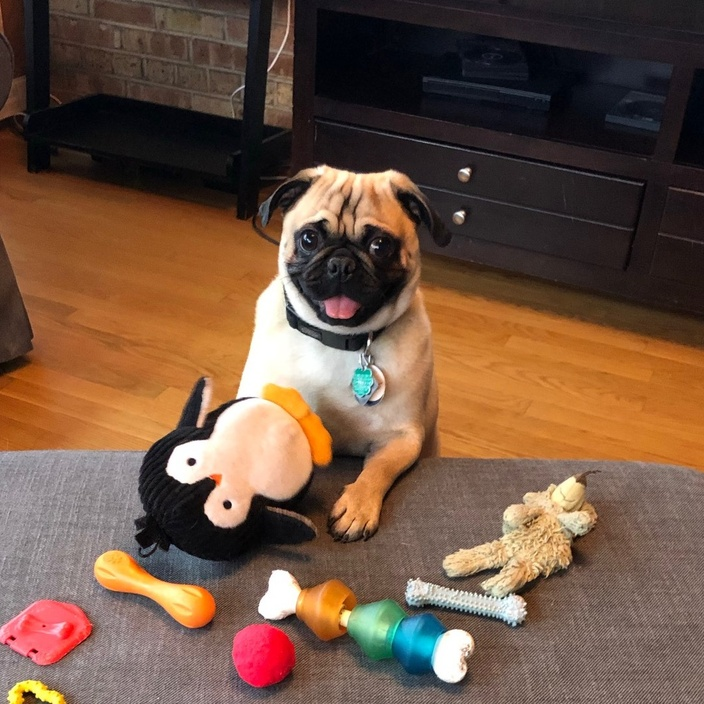
#> input picture data/mav.JPG, 704 x 704 px, shrunk from 1081 x 1081 before the run, found by its file name
$ jupyter execute --allow-errors CS445_Proj1_Starter.ipynb   (shell and % lines are left out)
#> lines starting #> are read from the running program, lines starting #| are printed output that depends on the picture
# Programming Project #1: Hybrid Images

## CS445: Computational Photography

### Part I: Hybrid Images

[cell 1]
import cv2

import numpy as np
from matplotlib.colors import LogNorm
from scipy import signal

# modify to where you store your project data including utils.py
datadir = "C:/Users/jackt/Desktop/CS445/cs445hybrid/data/"

# utilfn = datadir + "utils.py"
# !cp "$utilfn" .
import utils

[cell 2]
# switch from notebook to inline if using colab or otherwise cannot use interactive display)
import matplotlib.pyplot as plt

[cell 3]
im1_file = datadir + 'mav.jpg'
im2_file = datadir + 'wolf.jpg'

im1 = np.float32(cv2.imread(im1_file, cv2.IMREAD_GRAYSCALE) / 255.0)
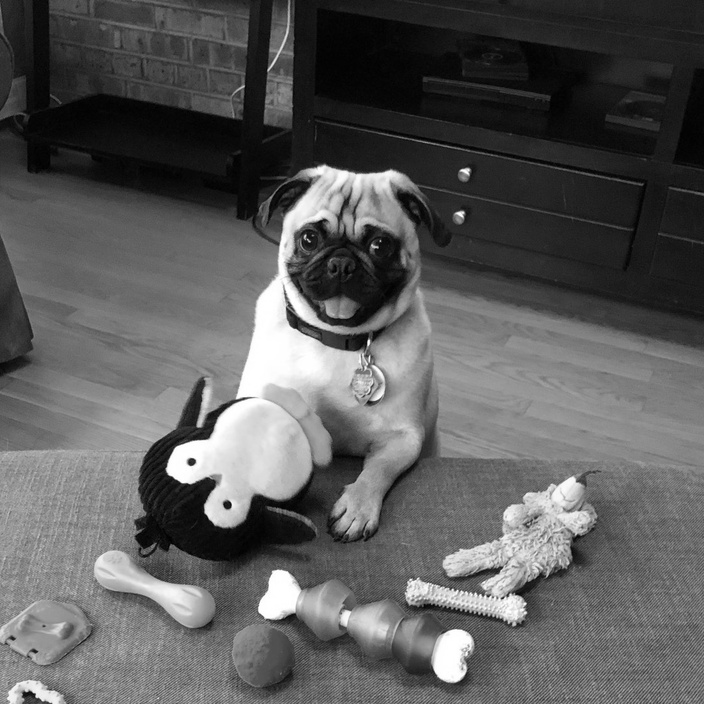
#> im1: shape (704, 704) float32; min 0, max 1, mean 0.359
im2 = np.float32(cv2.imread(im2_file, cv2.IMREAD_GRAYSCALE) / 255.0)
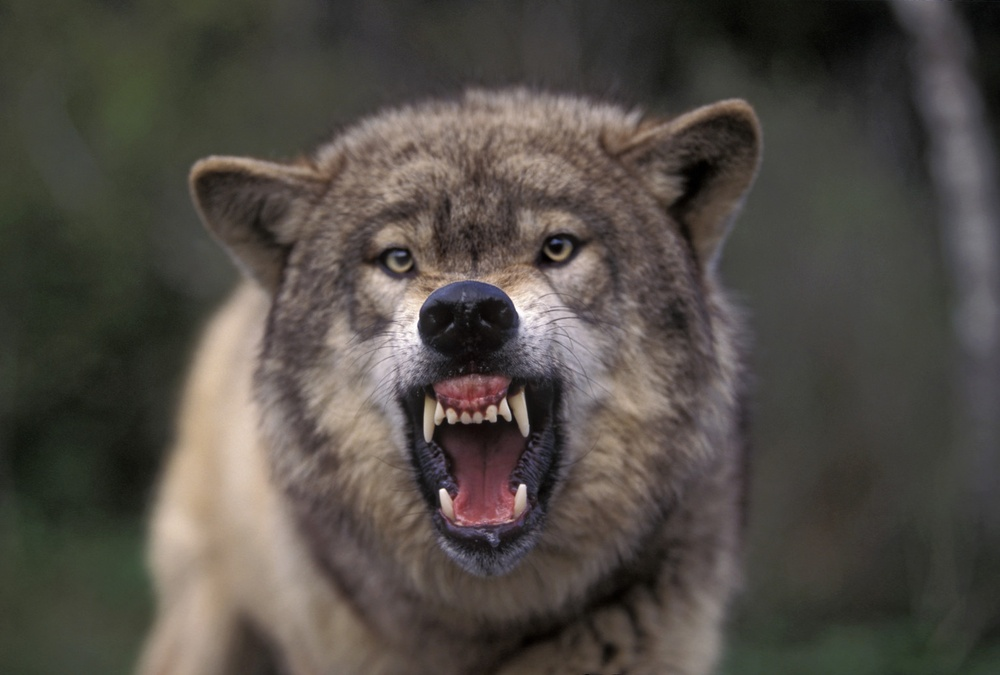
#> input picture data/wolf.jpg, 1000 x 675 px, shrunk from 1536 x 1037 before the run, found by its file name
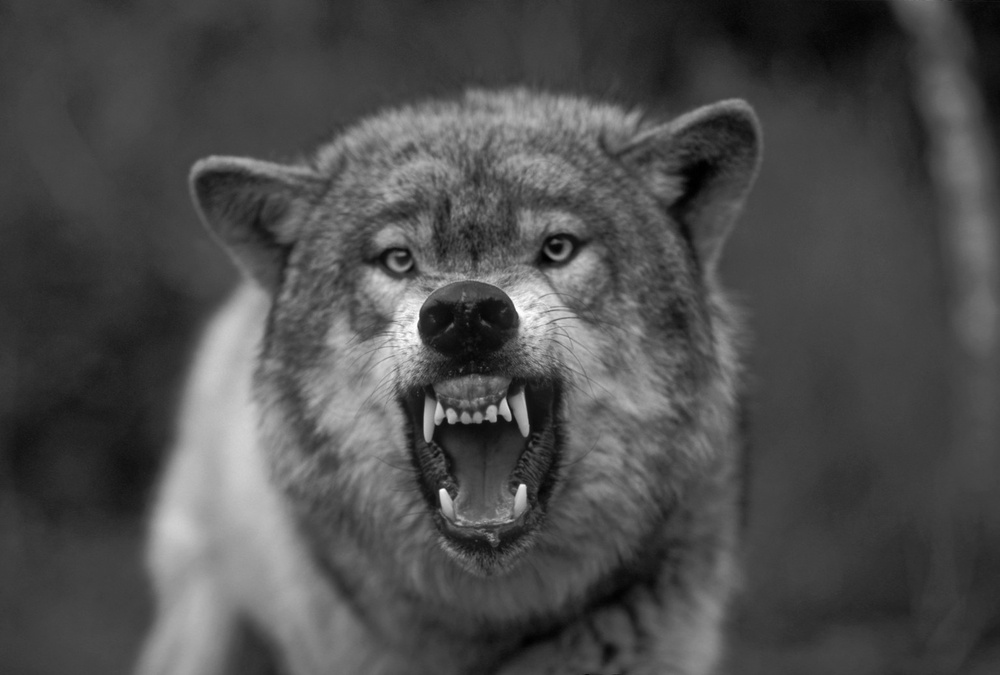
#> im2: shape (675, 1000) float32; min 0, max 1, mean 0.301

#> (a cell that did not finish here is left out)

#> (a cell that did not finish here is left out)

#> (a cell that did not finish here is left out)

#> (a cell that did not finish here is left out)

[cell 8]
#Images sanity check
fig, axes = plt.subplots(1, 2)
axes[0].imshow(im1,cmap='gray')
axes[0].set_title('Image 1'), axes[0].set_xticks([]), axes[0].set_yticks([])
axes[1].imshow(im2,cmap='gray')
axes[1].set_title('Image 2'), axes[1].set_xticks([]), axes[1].set_yticks([]);
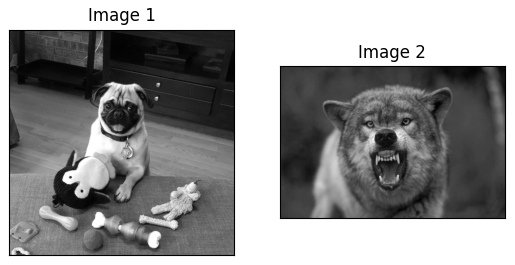
#> figure drawn by matplotlib, 2 panels

[cell 9]
def hybridImage(im1, im2, sigma_low, sigma_high):
    '''
    Inputs:
        im1:    RGB (height x width x 3) or a grayscale (height x width) image
                as a numpy array.
        im2:    RGB (height x width x 3) or a grayscale (height x width) image
                as a numpy array.
        sigma_low: standard deviation for the low-pass filter
        sigma_high: standard deviation for the high-pass filter

    Output:
        Return the combination of both images, one filtered with a low-pass filter
        and the other with a high-pass filter.
    '''
#> called with sigma_low = 2, sigma_high = 10
    is_rgb = (im1.shape == 3)  #TODO B&W handle this case
#> is_rgb = False

    # Create Gaussian kernel for low frequency filtering
    kernel_half_size = 3*sigma_low
    kernel = utils.gaussian_kernel(sigma_low, kernel_half_size)

    # Apply low filter to first image
    fim1 = cv2.filter2D(im1, -1, kernel)

    # Create kernel for high frequency filtering
    kernel_half_size = 3*sigma_high
    kernel = -1*utils.gaussian_kernel(sigma_high, kernel_half_size)
    kernel[kernel_half_size,kernel_half_size] += 1

    # Apply high filter to second image
    fim2 = cv2.filter2D(im2,-1,kernel)

    # Combine the images into one
    hybrid = fim1+fim2
    hybrid /= 2

    return hybrid #, fim1, fim2

[cell 10]
sigma_low = 2 # choose parameters that work for your images
sigma_high = 10

#> (the rest of this cell did not finish here and is left out)

#> (a cell that did not finish here is left out)

### Part II: Image Enhancement

##### Two out of three types of image enhancement are required.  Choose a good image to showcase each type and implement a method.  This code doesn't rely on the hybrid image part.

#### Contrast enhancement

[cell 12]

path = "C:/Users/jackt/Desktop/CS445/cs445hybrid/data/plate.jpg"
im = cv2.imread(path, cv2.IMREAD_COLOR)
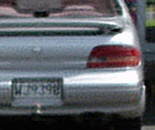
#> input picture data/plate.jpg, 155 x 130 px, shrunk from 238 x 200 before the run, found by its file name
#> im is the input picture: shape (130, 155, 3); mean B, G, R 103, 97.3, 94.5
im = im[:,:,::-1]

[cell 13]
def enhance_contrast(im, sigma):
    '''
    Contrast enhancement using Laplacian filtering
    '''
    # Create Laplacian kernel for filtering
    khs = 3*sigma
    kernel = -1 * utils.gaussian_kernel(sigma, khs)
    kernel[khs,khs] += 2

    # Apply filter to image
    fim = cv2.filter2D(im, -1, kernel)
    return fim

#> (a cell that did not finish here is left out)

[cell 15]
plt.imshow(im)

#> (a cell that did not finish here is left out)

#### Color enhancement

[cell 17]
def enhance_color(im, delta_s, delta_v):
    '''
    Color enhancement in HSV image im

    Increase S and V channels while staying in 0-255 range
    '''
    if delta_s < 1:
        delta_s = 1
    if delta_v < 1:
        delta_v = 1
    cim = im.copy()
    cim[:,:,1] = 255 - (255 - cim[:,:,1]) // delta_s
    cim[:,:,2] = 255 - (255 - cim[:,:,2]) // delta_v
    return cim

[cell 18]
path = "C:/Users/jackt/Desktop/CS445/cs445hybrid/data/mav2.jpg"
im = cv2.imread(path, cv2.IMREAD_COLOR)
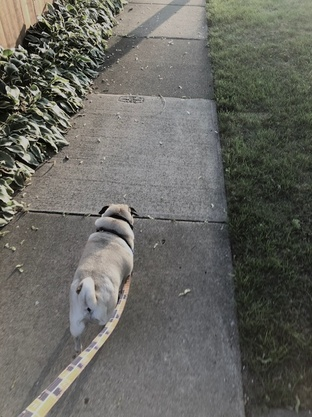
#> input picture data/mav2.jpg, 312 x 417 px, shrunk from 480 x 640 before the run, found by its file name
#> im is the input picture: shape (417, 312, 3); mean B, G, R 96.1, 102.2, 102.3
hsv = cv2.cvtColor(im,cv2.COLOR_BGR2HSV)
#> hsv: shape (417, 312, 3); mean H, S, V 49, 27.7, 104.7

[cell 19]
cim = enhance_color(hsv, 1.1, 1.2)
#> in enhance_color, `cim[:,:,1] = 255 - (255 - cim[:,:,1]) // delta_s`: cim: shape (417, 312, 3); mean H, S, V 49, 48.9, 104.7
#> in enhance_color, `cim[:,:,2] = 255 - (255 - cim[:,:,2]) // delta_v`: cim: shape (417, 312, 3); mean H, S, V 49, 48.9, 130.1

[cell 20]
plt.imshow(cv2.cvtColor(im, cv2.COLOR_BGR2RGB))

[cell 21]
plt.imshow(cv2.cvtColor(cim, cv2.COLOR_HSV2RGB))
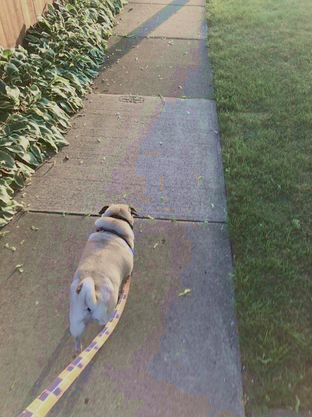
#> shown: shape (417, 312, 3); mean R, G, B 123.2, 122.2, 110

#### Color shift

[cell 22]
def shift_color(im, tgtH, delta):
    '''
    Color shift in HSV towards target tgtH

    Decrease radial distance of each pixel from tgtH
      by at most delta degrees
    '''
    if delta < 0:
        delta = 0
    sim = im.copy()
    x = ((sim[:,:,0] - tgtH + 180) % 360) - 180
    x = x * delta // -180
    sim[:,:,0] = (sim[:,:,0] + x) % 360
    return sim

[cell 23]
path = "C:/Users/jackt/Desktop/CS445/cs445hybrid/data/mav.jpg"
im = cv2.imread(path, cv2.IMREAD_COLOR)
#> im is the input picture: shape (704, 704, 3); mean B, G, R 66.6, 85.2, 113.5
hsv = cv2.cvtColor(im,cv2.COLOR_BGR2HSV)
#> hsv: shape (704, 704, 3); mean H, S, V 54.7, 104.8, 115.9

[cell 24]
imLessYellow = shift_color(hsv, 240, 30) # yellow = 60, opposite = 60+180 = 240
#> in shift_color, `x = ((sim[:,:,0] - tgtH + 180) % 360) - 180`:
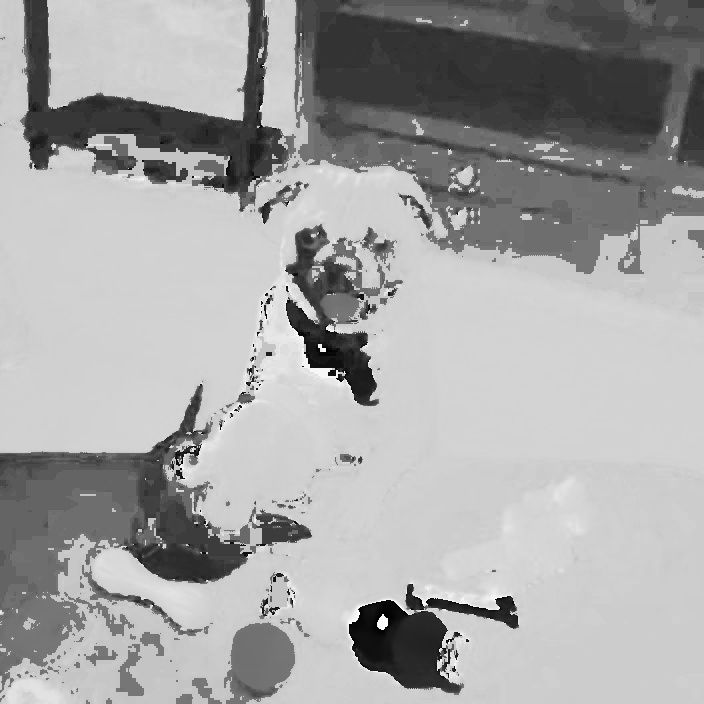
#> x: shape (704, 704) int16; min -180, max 75, mean -15.7; drawn with min black and max white
#> in shift_color, `x = x * delta // -180`:
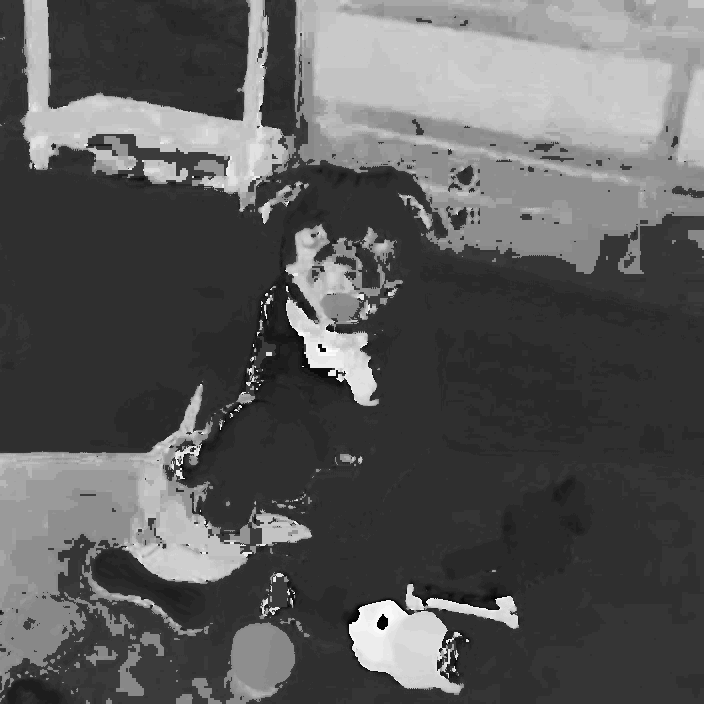
#> x: shape (704, 704) int16; min -13, max 30, mean 2.2; drawn with min black and max white
#> in shift_color, `sim[:,:,0] = (sim[:,:,0] + x) % 360`: sim: shape (704, 704, 3); mean H, S, V 62.2, 104.8, 115.9

[cell 25]
plt.imshow(cv2.cvtColor(im, cv2.COLOR_BGR2RGB))

[cell 26]
plt.imshow(cv2.cvtColor(imLessYellow, cv2.COLOR_HSV2RGB))

[cell 27]
imMoreRed = shift_color(hsv, 0, 30)
#> in shift_color (call 2), `sim[:,:,0] = (sim[:,:,0] + x) % 360`: sim: shape (704, 704, 3); mean H, S, V 59.3, 104.8, 115.9

[cell 28]
plt.imshow(cv2.cvtColor(imMoreRed, cv2.COLOR_HSV2RGB))
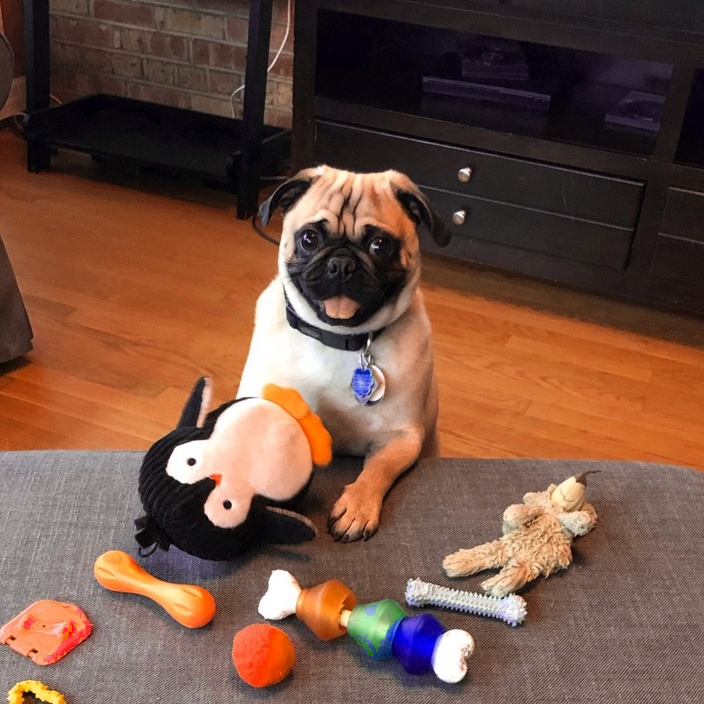
#> shown: shape (704, 704, 3); mean R, G, B 114.2, 80.2, 65.4
